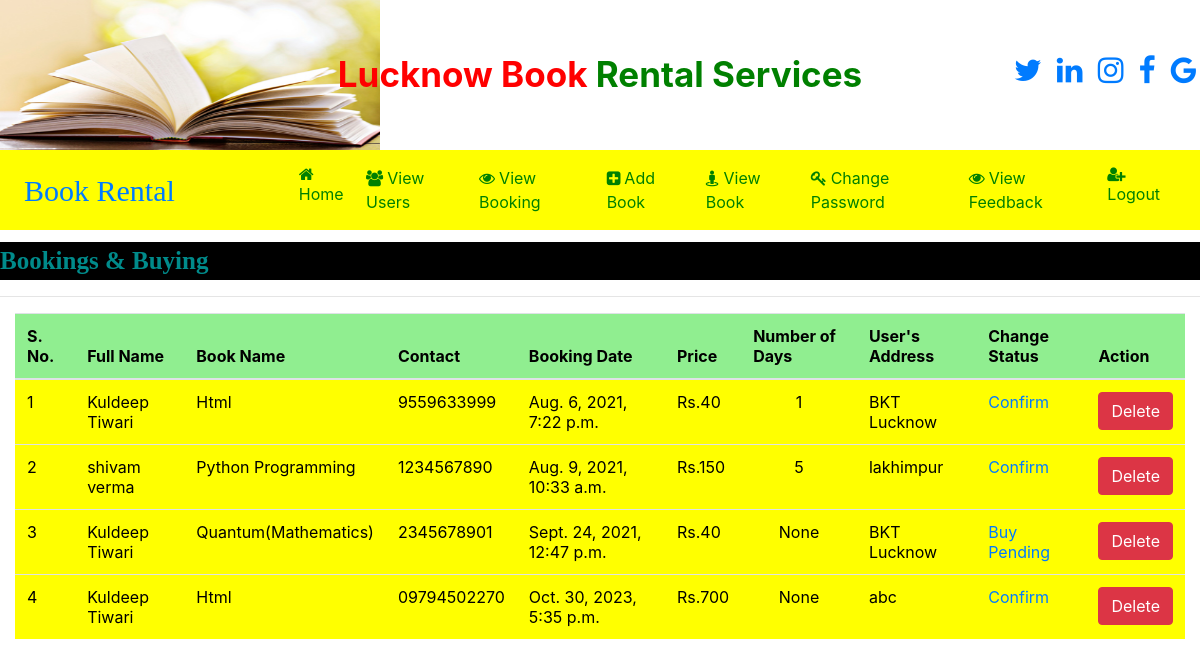
Screenshot of /view_booking_admin/ (signed in) with the database file from the repository.
### book/models.py (models this page shows)
class Booked(models.Model):
    first_name = models.CharField(max_length=20,null=True)
    last_name = models.CharField(max_length=30, null=True)
    email = models.CharField(max_length=30,null=True)
    mobile = models.CharField(max_length=30,null=True)
    book_name = models.CharField(max_length=30,null=True)
    booking_date = models.CharField(max_length=20,null=True)
    days = models.CharField(max_length=10,null=True)
    price1 = models.CharField(max_length=20,null=True)
    price2 = models.CharField(max_length=20,null=True)
    address = models.CharField(max_length=50,null=True)
    status=models.CharField(max_length=20,null=True)

### book/views.py (the view)
# urls.py: path('view_booking_admin/',views.view_booking_admin,name="view_booking_admin"),
def view_booking_admin(request):
    if not request.user.is_authenticated:
        return redirect('admin_login')
    data = Booked.objects.all()
    d = {'data': data}
    return render(request,'view_booking_admin.html',d)

### book/templates/view_booking_admin.html
{% include 'admin_navigation.html' %}
<marquee behavior="alternate" style="font-family: 'Monotype Corsiva'; font-size:25px; color:darkcyan; background-color:black; font-weight:bold; margin-top:1%">
     Bookings & Buying
</marquee>
<hr>
<div class="container-fluid">
<table class="table table-hover " id="example">
    <thead>
    <tr style="background-color: lightgreen; color : black">
        <th>S. No.</th>
        <th>Full Name</th>
        <th>Book Name</th>
        <th>Contact</th>
        <th>Booking Date</th>
        <th>Price</th>
        <th>Number of Days</th>
        <th>User's Address</th>
        <th>Change Status</th>
        <th>Action</th>
    </tr>
    </thead>
    <tbody style="background-color:yellow; color: black">
    {% for i in data %}
    <tr>
        <td>{{forloop.counter}}</td>
        <td>{{i.first_name}} {{i.last_name}}</td>
        <td>{{i.book_name}}</td>
        <td>{{i.mobile}}</td>
        <td>{{i.booking_date}}</td>
        <td>Rs.{{i.price1}}</td>
        <td align="center">{{i.days}}</td>
        <td>{{i.address}}</td>
        <td><a href="{% url 'change_status' i.id %}">{{i.status}}</a></td>
        <td><a href="{% url 'delete_booking' i.id %}" class="btn btn-danger" onclick="return confirm('Are you Sure?')">Delete</a> </td>
    </tr>
    {% endfor %}
    </tbody>
</table>
</div>

### rows the page displays
Booked: first_name "Kuldeep", last_name "Tiwari", book_name "Html", mobile "9559633999", booking_date "Aug. 6, 2021, 7:22 p.m.", price1 "40", days "1", address "BKT Lucknow", status "Confirm"
Booked: first_name "shivam", last_name "verma", book_name "Python Programming", mobile "1234567890", booking_date "Aug. 9, 2021, 10:33 a.m.", price1 "150", days "5", address "lakhimpur", status "Confirm"
Booked: first_name "Kuldeep", last_name "Tiwari", book_name "Quantum(Mathematics)", mobile "2345678901", booking_date "Sept. 24, 2021, 12:47 p.m.", price1 "40", days "None", address "BKT Lucknow", status "Buy Pending"
Booked: first_name "Kuldeep", last_name "Tiwari", book_name "Html", mobile "09794502270", booking_date "Oct. 30, 2023, 5:35 p.m.", price1 "700", days "None", address "abc", status "Confirm"
